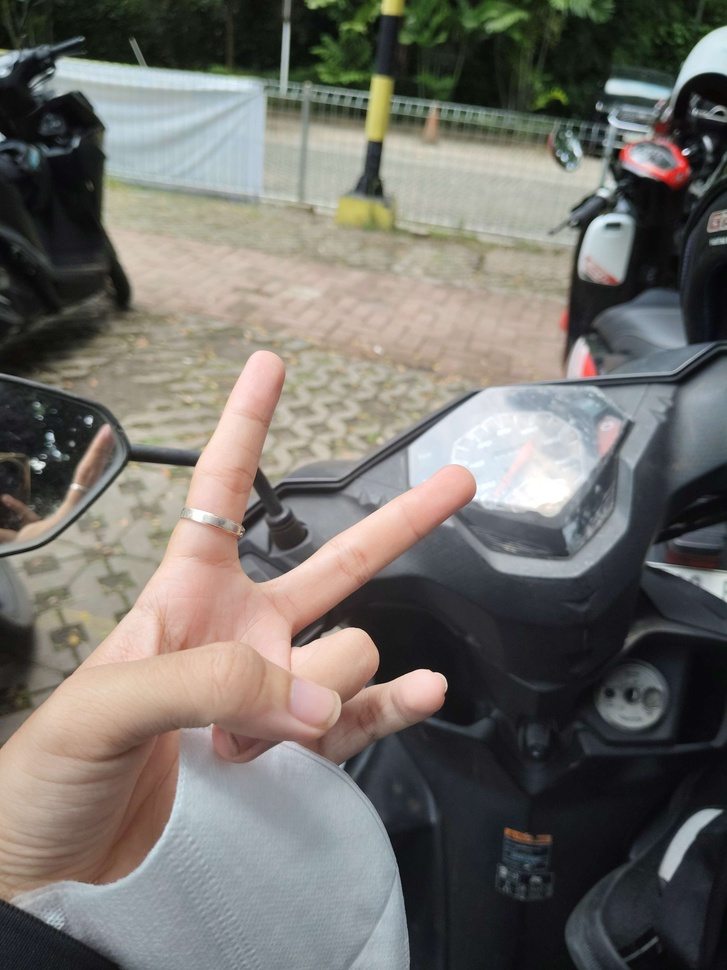
%> input picture IntensityTx&Spatial Filtering/image.jpg, 727 x 970 px, shrunk from 3072 x 4096 before the run
$ octave SpatialFiltering.m   (GNU Octave 9; MATLAB toolbox functions it lacks are replaced by stand-ins)
%> lines starting %> are read from the running program, lines starting %| are printed output that depends on the picture
% Kelompok 8
% Muhammad Daffa Rizkyandri (2206829194)
% Surya Dharmasaputra Soeroso (2206827825)
% Valentino Farish Adrian (2206825896)

clear;
close all;

% Memasukkan gambar ke MATLAB
image = imread('image.jpg');
%> image is the input picture: size 970x727x3 uint8; mean R, G, B 114.4, 111.3, 106.1

% Parameter untuk filter
filterSize = [15 15]; % Ukuran array dari filter Mean
spatialSharpness = 1; % Konstanta penajaman Laplacian

% Membuat filter mean dan laplace
filterMean = fspecial('average', filterSize);
filterLaplace = fspecial('laplacian', spatialSharpness);

% Inisialisasi array untuk menyimpan hasil filter
% Digunakan tipe data uint8 dikarenakan gambar hanya dapat menyimpan dari 0
% sampai 255 perpixelnya. Pada laplacian digunakan int16 dikarenakan dari
% perhitungan laplacian dapat dihasilkannya nilai minus.
filteredMean = zeros(size(image), 'uint8');
filteredLaplacian = zeros(size(image), 'int16');

% Menerapkan filter ke masing-masing channel RGB
% 1 = Red, 2 = Green, 3 = Blue
for c = 1:3
    filteredMean(:,:,c) = imfilter(image(:,:,c), filterMean);

    % Terapkan Laplacian dan gabungkan dengan gambar asli
    laplacianTemp = imfilter(image(:,:,c), filterLaplace);
    filteredLaplacian(:,:,c) = imsubtract(image(:,:,c), laplacianTemp);
end
%> this loop made 3 passes
%> pass 1, `laplacianTemp = imfilter(image(:,:,c), filterLaplace);`:
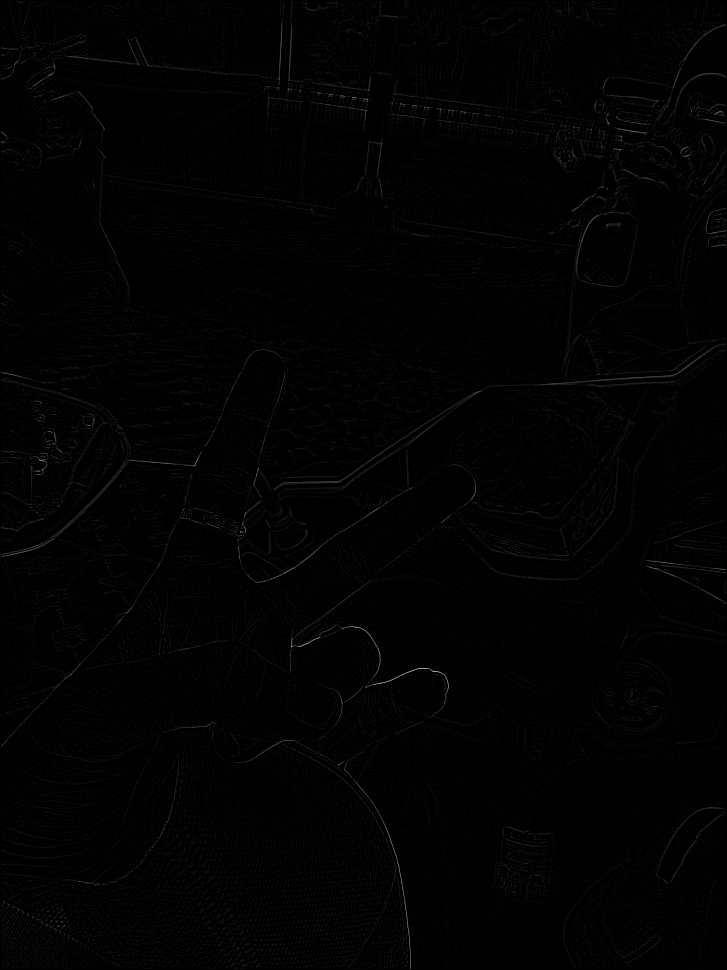
%> laplacianTemp: size 970x727 uint8; min 0, max 166, mean 2.2
%> after the loop:
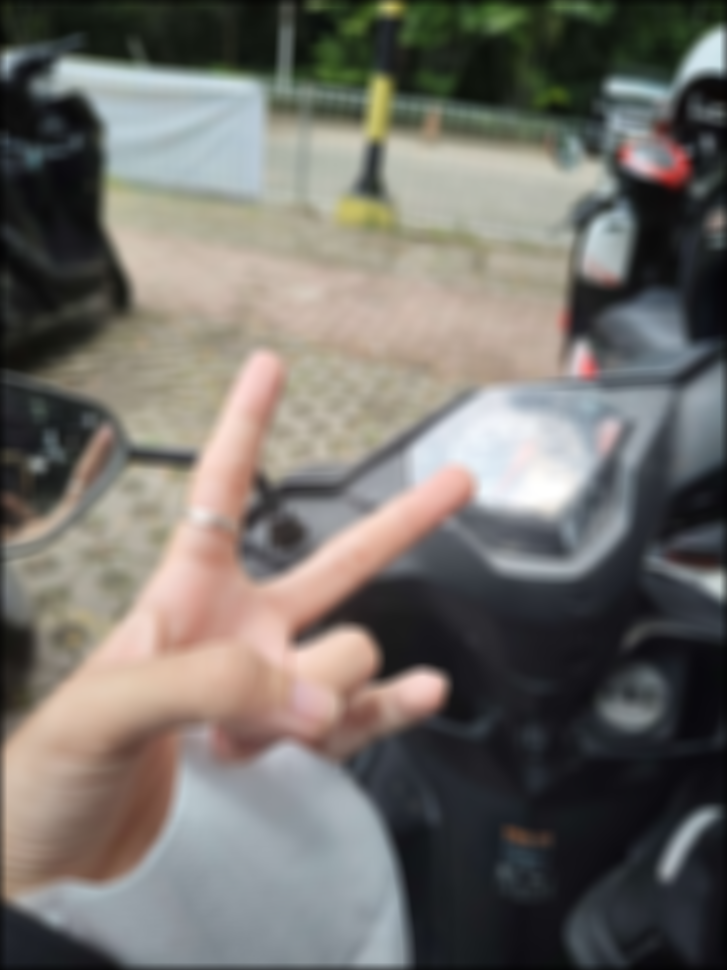
%> filteredMean: size 970x727x3 uint8; mean R, G, B 113.9, 110.7, 105.6

% Mengubah tipe data hasil laplacian menjadi uint8 kembali
filteredLaplacian = uint8(filteredLaplacian);
%> filteredLaplacian: size 970x727x3 uint8

% Menampilkan gambar
figure, imshow(image), title('Gambar Asli');
figure, imshow(filteredMean), title('Mean Filter (Blur)');
figure, imshow(filteredLaplacian), title('Laplacian Filter (Sharpened)');
